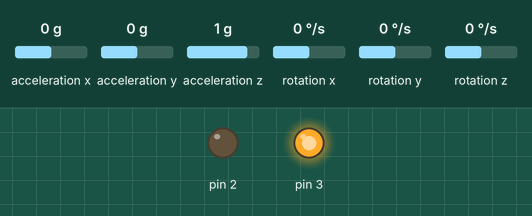
This sketch was run on a simulated Arduino Uno, built with avr-gcc and run on an emulated ATmega328P. On the bench: output pins drawn as LEDs (lit = HIGH). Wiring (inferred from the names in the program): MPU-6050 motion sensor at I2C address 0x68. The test bench sets the inputs (shaded band); at power-on: acceleration z 1 g, acceleration y 0 g, acceleration x 0 g, rotation x 0 °/s, rotation y 0 °/s, rotation z 0 °/s. Pins used as bus, display or sensor lines are not drawn.

Above: at 1.2 s.
1.3 s: acceleration z set to 0.1 g
2.8 s: acceleration z set to -0.2 g
At 4.0 s:
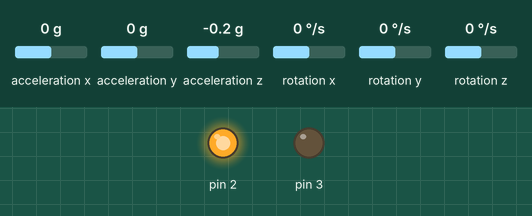
4.3 s: acceleration y set to -0.2 g
At 5.3 s:
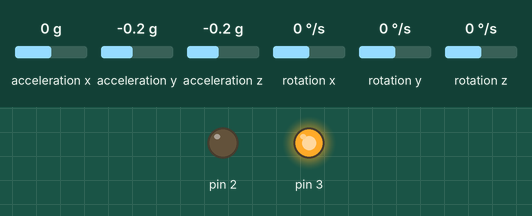
5.8 s: acceleration y set to 0 g
At 7.0 s:
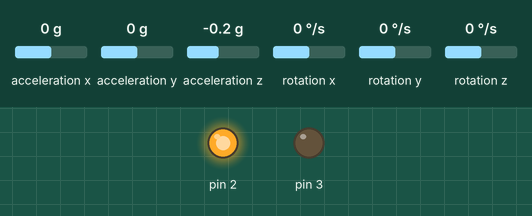
Timing chart, 0 to 8.3 s (numbered marks = the images above; inputs shaded):
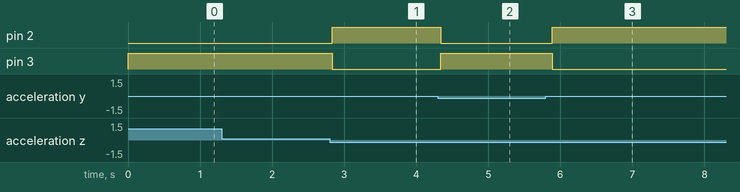

Measured:
- the behaviour switches between 0 and -0.1 g on acceleration z (found by bisection; images 0 and 1)
- the behaviour switches between 0 and -0.1 g on acceleration y (found by bisection; images 1 and 2)
- after the input at 1.3 s, every drawn part: stays the same
- after the input at 2.8 s, pin 2: LOW → HIGH at once; pin 3: HIGH → LOW at once
- after the input at 4.3 s, pin 2: HIGH → LOW at once; pin 3: LOW → HIGH at once
- after the input at 5.8 s, pin 2: LOW → HIGH after 0.09 s; pin 3: HIGH → LOW after 0.09 s

The sketch:

stepper_motor_balancing_robot.ino
```cpp
// MPU-6050 Short Example Sketch
// By Arduino User JohnChi
// August 17, 2014
// Public Domain
#include<Wire.h>
const int MPU_addr=0x68;  // I2C address of the MPU-6050
int16_t ax,ay,az,Tmp,gx,gy,gz;
double ax_off,ay_off,az_off,gx_off,gy_off,gz_off,thetax0, thetax1, thetax2, thetax3,thetay,thetaz,tic,toc,dtime,thetax_accel,thetay_accel;
double balance_ang, deadzone;
int count;


void setup(){

  pinMode(4,OUTPUT);
  pinMode(3,OUTPUT);
  pinMode(2,OUTPUT);
  pinMode(6,OUTPUT); //MS1
  pinMode(7,OUTPUT); //MS2

  // MS1  MS2  Resolution
  // LOW  LOW  Full Step
  // HIGH LOW  Half Step
  // LOW  HIGH Quarter Step
  // HIGH HIGH Eighth Step

  digitalWrite(6,LOW);
  //digitalWrite(6,HIGH);
  //digitalWrite(7,LOW);
  digitalWrite(7,HIGH);


  Wire.begin();
  Wire.beginTransmission(MPU_addr);
  Wire.write(0x6B);  // PWR_MGMT_1 register
  Wire.write(0);     // set to zero (wakes up the MPU-6050)
  Wire.endTransmission(true);
  //Serial.begin(115200);

  // Read from the IMU while sitting still
  Wire.beginTransmission(MPU_addr);
  Wire.write(0x3B);  // starting with register 0x3B (ACCEL_XOUT_H)
  Wire.endTransmission(false);
  Wire.requestFrom(MPU_addr,14,true);  // request a total of 14 registers
  ax=Wire.read()<<8|Wire.read();  // 0x3B (ACCEL_XOUT_H) & 0x3C (ACCEL_XOUT_L)
  ay=Wire.read()<<8|Wire.read();  // 0x3D (ACCEL_YOUT_H) & 0x3E (ACCEL_YOUT_L)
  az=Wire.read()<<8|Wire.read();  // 0x3F (ACCEL_ZOUT_H) & 0x40 (ACCEL_ZOUT_L)
  Tmp=Wire.read()<<8|Wire.read();  // 0x41 (TEMP_OUT_H) & 0x42 (TEMP_OUT_L)
  gx=Wire.read()<<8|Wire.read();  // 0x43 (GYRO_XOUT_H) & 0x44 (GYRO_XOUT_L)
  gy=Wire.read()<<8|Wire.read();  // 0x45 (GYRO_YOUT_H) & 0x46 (GYRO_YOUT_L)
  gz=Wire.read()<<8|Wire.read();  // 0x47 (GYRO_ZOUT_H) & 0x48 (GYRO_ZOUT_L)

  // Assign the offsets to be the first values read
  ax_off = ax;
  ay_off = ay;
  az_off = az;

  gx_off = gx;
  gy_off = gy;
  gz_off = gz;

  thetax0 = 90.0;
  thetax1 = 90.0;
  thetax2 = 90.0;
  thetax3 = 90.0;

  balance_ang = 93.5;
  deadzone = 0.5;
  count = 0;

}
void loop(){

  tic = micros();
  Wire.beginTransmission(MPU_addr);
  Wire.write(0x3B);  // starting with register 0x3B (ACCEL_XOUT_H)
  Wire.endTransmission(false);
  Wire.requestFrom(MPU_addr,14,true);  // request a total of 14 registers
  ax=Wire.read()<<8|Wire.read();  // 0x3B (ACCEL_XOUT_H) & 0x3C (ACCEL_XOUT_L)
  ay=(Wire.read()<<8|Wire.read());  // 0x3D (ACCEL_YOUT_H) & 0x3E (ACCEL_YOUT_L)
  az=(Wire.read()<<8|Wire.read());  // 0x3F (ACCEL_ZOUT_H) & 0x40 (ACCEL_ZOUT_L)
  Tmp=Wire.read()<<8|Wire.read();  // 0x41 (TEMP_OUT_H) & 0x42 (TEMP_OUT_L)
  gx=Wire.read()<<8|Wire.read();  // 0x43 (GYRO_XOUT_H) & 0x44 (GYRO_XOUT_L)
  //gy=Wire.read()<<8|Wire.read();  // 0x45 (GYRO_YOUT_H) & 0x46 (GYRO_YOUT_L)
  //gz=Wire.read()<<8|Wire.read();  // 0x47 (GYRO_ZOUT_H) & 0x48 (GYRO_ZOUT_L)

  thetax_accel = 0.9*(atan2(ay,az)*180.0/3.14159) + 0.1*(thetax_accel);
  //thetay_accel = atan2(-ax,az)*180.0/3.14159;

  gx = gx - gx_off;
  //gy = gy - gy_off;
  //gz = gz - gz_off;

  dtime = (tic-toc)/1e9;
  thetax0 = .75*(.9*thetax_accel + 0.1*(thetax0+dtime*gx*180.0/3.14159)) + 0.125*thetax1 + .125*thetax2 + 0*thetax3;
  thetax3 = thetax2;
  thetax2 = thetax1;
  thetax1 = thetax0;

  //thetay = .02*thetay_accel + .98*(thetay+dtime*gy);
  //thetaz = thetaz + dtime*gz;

  if(0)
  {
    Serial.print(" | thetax = "); Serial.println(thetax0);
    //Serial.print(" | thetay = "); Serial.print(thetay);
    //Serial.print(" | thetaz = "); Serial.print(thetaz);
    //Serial.print(" | Tmp = "); Serial.println(Tmp/340.00+36.53);  //equation for temperature in degrees C from datasheet

    //Serial.print(" | GyY = "); Serial.print(gy);
    //Serial.print(" | GyZ = "); Serial.println(gz);
    //Serial.print(" | gx = "); Serial.print(gx);
    //Serial.print(" | gy = "); Serial.print(gy);
    //Serial.print(" | gz = "); Serial.print(gz);
    //Serial.print(" | ax = "); Serial.print(ax);
    //Serial.print(" | ay = "); Serial.print(ay);
    //Serial.print(" | az = "); Serial.println(az);
  }

  //delay(1);
  toc = tic;

  // Command the motors
  //if(count==1)
  if(1)
  {
    count = 0;

    if(abs(thetax0-balance_ang)<2.5)
      {
        // Eighth step
        //digitalWrite(6,LOW);
        digitalWrite(6,HIGH);
        //digitalWrite(7,LOW);
        digitalWrite(7,HIGH);
      }
    if(abs(thetax0-balance_ang)>=2.5)
    {
      // Quarter step
      digitalWrite(6,LOW);
      //digitalWrite(6,HIGH);
      //digitalWrite(7,LOW);
      digitalWrite(7,HIGH);
    }
    if(abs(thetax0-balance_ang)>=30.5)
    {
      // half step
      //digitalWrite(6,LOW);
      digitalWrite(6,HIGH);
      digitalWrite(7,LOW);
      //digitalWrite(7,HIGH);
    }
    if(abs(thetax0-balance_ang)>=50.5)
    {
      // Full step
      digitalWrite(6,LOW);
      //digitalWrite(6,HIGH);
      digitalWrite(7,LOW);
      //digitalWrite(7,HIGH);
    }

    delay(1);

    // Set Direction
    if(thetax0<balance_ang)
    {
      // Set direction
      digitalWrite(2,LOW);
      digitalWrite(3,HIGH);
    }
    if(thetax0>balance_ang)
    {
      // Set direction
      digitalWrite(2,HIGH);
      digitalWrite(3,LOW);
    }
    delay(1);


    // Establish Deadzone
    if(abs(thetax0-balance_ang)>deadzone)
    {
      // Step
      digitalWrite(4,HIGH);
      digitalWrite(4,LOW);
    }
    delay(40);
    //delayMicroseconds(100000000);

  }


  count = count + 1;

}
```
